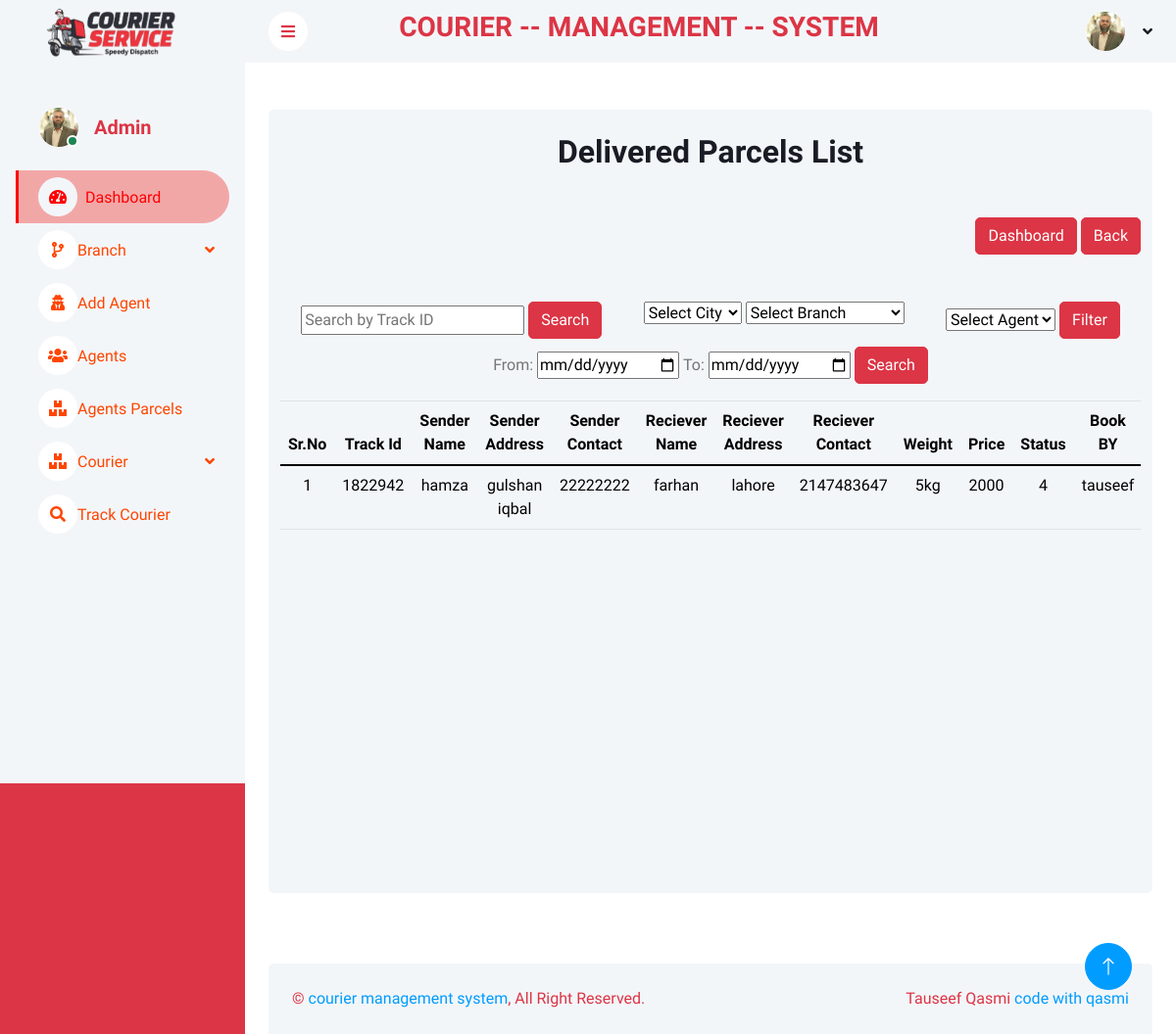
The app's page /delivered.php with its own data.
### tables this page shows
CREATE TABLE `parcels` (
  `id` int(10) NOT NULL,
  `track_id` int(50) DEFAULT NULL,
  `sender_name` varchar(50) DEFAULT NULL,
  `sender_address` varchar(200) DEFAULT NULL,
  `sender_contact` int(20) DEFAULT NULL,
  `recipent_name` varchar(50) DEFAULT NULL,
  `recipent_address` varchar(200) DEFAULT NULL,
  `recipent_contact` int(20) DEFAULT NULL,
  `weight` varchar(10) DEFAULT NULL,
  `price` varchar(20) DEFAULT NULL,
  `status` int(20) NOT NULL,
  `agent_name` varchar(20) NOT NULL,
  `date` date DEFAULT NULL
);

### delivered.php (the view, shortened to what this page needs)
<?php
include("connection.php");
include("header.php");
$sql = "SELECT * FROM parcels WHERE status = '4'";
$stmt = $conn->prepare($sql);
$stmt->execute();
$result = $stmt->fetchAll(PDO::FETCH_ASSOC);
?>
<div class="container">
    <div class="row min-vh-100 bg-light rounded justify-content-center mx-0 m-5">
        <div class="col-md-12 text-center">
            <div>
                <h2 class="mb-5 mt-4">Delivered Parcels List</h2>
                <div class="mb-5 text-right">
                    <a href="dashboard.php"><button class="btn btn-danger">Dashboard</button></a>
                    <a href="delivered.php"><button class="btn btn-danger">Back</button></a>
                </div>
                <div class="d-flex justify-content-around flex-wrap">
                    <form action="<?php echo $_SERVER['PHP_SELF']; ?>" method="get">
                        <input type="text" name="search" placeholder="Search by Track ID">
                        <button class="btn btn-danger" type="submit">Search</button>
                    </form>
                    <form action="<?php echo $_SERVER['PHP_SELF']; ?>" method="get">
                        <select name="city" id="city" onchange="getAgents(this.value)">
                            <option value="">Select City</option>
                            <?php
                            $sql = "SELECT DISTINCT branch_city FROM users";
                            ?>
                        </select>
                        <select name="branch" id="branch">
                            <option value="">Select Branch</option>
                        </select>
                    </form>
                    <form action="<?php echo $_SERVER['PHP_SELF']; ?>" method="get">
                        <select name="agent_name" id="agent">
                            <option value="">Select Agent</option>
                        </select>
                        <button class="btn btn-danger" type="submit">Filter</button>
                    </form>
                </div>
                <div class="mt-2 mb-3 ">
                    <form action="<?php echo $_SERVER['PHP_SELF']; ?>" method="get">
                        <label for="from_date">From:</label>
                        <input type="date" id="from_date" name="from_date" />
                        <label for="to_date">To:</label>
                        <input type="date" id="to_date" name="to_date" />
                        <button class="btn btn-danger" type="submit">Search</button>
                    </form>
                </div>
                <div class="table-responsive">
                    <table class="table">
                        <thead>
                            <tr>
                                <th>Sr.No</th>
                                <th>Track Id</th>
                                <th>Sender Name</th>
                                <th>Sender Address</th>
                                <th>Sender Contact</th>
                                <th>Reciever Name</th>
                                <th>Reciever Address</th>
                                <th>Reciever Contact</th>
                                <th>Weight</th>
                                <th>Price</th>
                                <th>Status</th>
                                <th>Book BY</th>
                            </tr>
                        </thead>
                        <tbody>
                            <?php
                            if (isset($_GET['search'])) {
                                $search = $_GET['search'];
                                $sql = "SELECT * FROM parcels WHERE track_id LIKE '%$search%' AND status = '4'";
                            } elseif (isset($_GET['city']) && isset($_GET['agent_name'])) {
                                $city = $_GET['city'];
                                $agent = $_GET['agent_name'];
                                $sql = "SELECT * FROM parcels
             WHERE sender_address LIKE '%$city%'
             AND agent_name = '$agent' AND status = '4'";
                            } elseif (isset($_GET['city'])) {
                                $city = $_GET['city'];
                                $sql = "SELECT * FROM parcels
             WHERE sender_address LIKE '%$city%' AND status = '4'";
                            } elseif (isset($_GET['agent_name'])) {
                                $agent = $_GET['agent_name'];
                                $sql = "SELECT * FROM parcels WHERE agent_name = '$agent' AND status = '4'";
                            } elseif (isset($_GET['from_date']) && isset($_GET['to_date'])) {
                                $from_date = $_GET['from_date'];
                                $to_date = $_GET['to_date'];
                                $sql = "SELECT * FROM parcels WHERE date BETWEEN '$from_date' AND '$to_date' AND status = '4'";
                            } else {
                                $sql = "SELECT * FROM parcels WHERE status = '4'";
                            }
                            $stmt = $conn->prepare($sql);
                            $stmt->execute();
                            $result = $stmt->fetchAll(PDO::FETCH_ASSOC);
                            if (count($result) == 0) {
                            ?>
                                <script>
                                    alert("No tracking ID or Parcel found!");
                                    window.location.href = "delivered.php";
                                </script>
                                <?php
                            } else {
                                $i = 1;
                                foreach ($result as $data) {
                                ?>
                                    <tr>
                                        <td><?php echo $i; ?></td>
                                        <td><?php echo $data['track_id']; ?></td>
                                        <td><?php echo $data['sender_name']; ?></td>
                                        <td><?php echo $data['sender_address']; ?></td>
                                        <td><?php echo $data['sender_contact']; ?></td>
                                        <td><?php echo $data['recipent_name']; ?></td>
                                        <td><?php echo $data['recipent_address']; ?></td>
                                        <td><?php echo $data['recipent_contact']; ?></td>
                                        <td><?php echo $data['weight']; ?></td>
                                        <td><?php echo $data['price']; ?></td>
                                        <td><?php echo $data['status']; ?></td>
                                        <td><?php echo $data['agent_name']; ?></td>
                                    </tr>
                            <?php
                                    $i++;
                                }
                            }
                            ?>
                        </tbody>
                    </table>
                </div>
            </div>
        </div>
    </div>
</div>
<?php
include("footer.php");
?>

### css/style.css (style rules this page uses)
:root { --primary: red; --light: #F3F6F9; --dark: #191C24; }
.btn { transition: .5s; }

### header.php (style rules this page uses)
body { background-color: red; }

### records on screen
parcels: track "1822942", sender_name "hamza", sender_address "gulshan iqbal", sender_contact "22222222", recipent_name "farhan", recipent_address "lahore", recipent_contact "2147483647", weight "5kg", price "2000", status "4", agent_name "tauseef"
